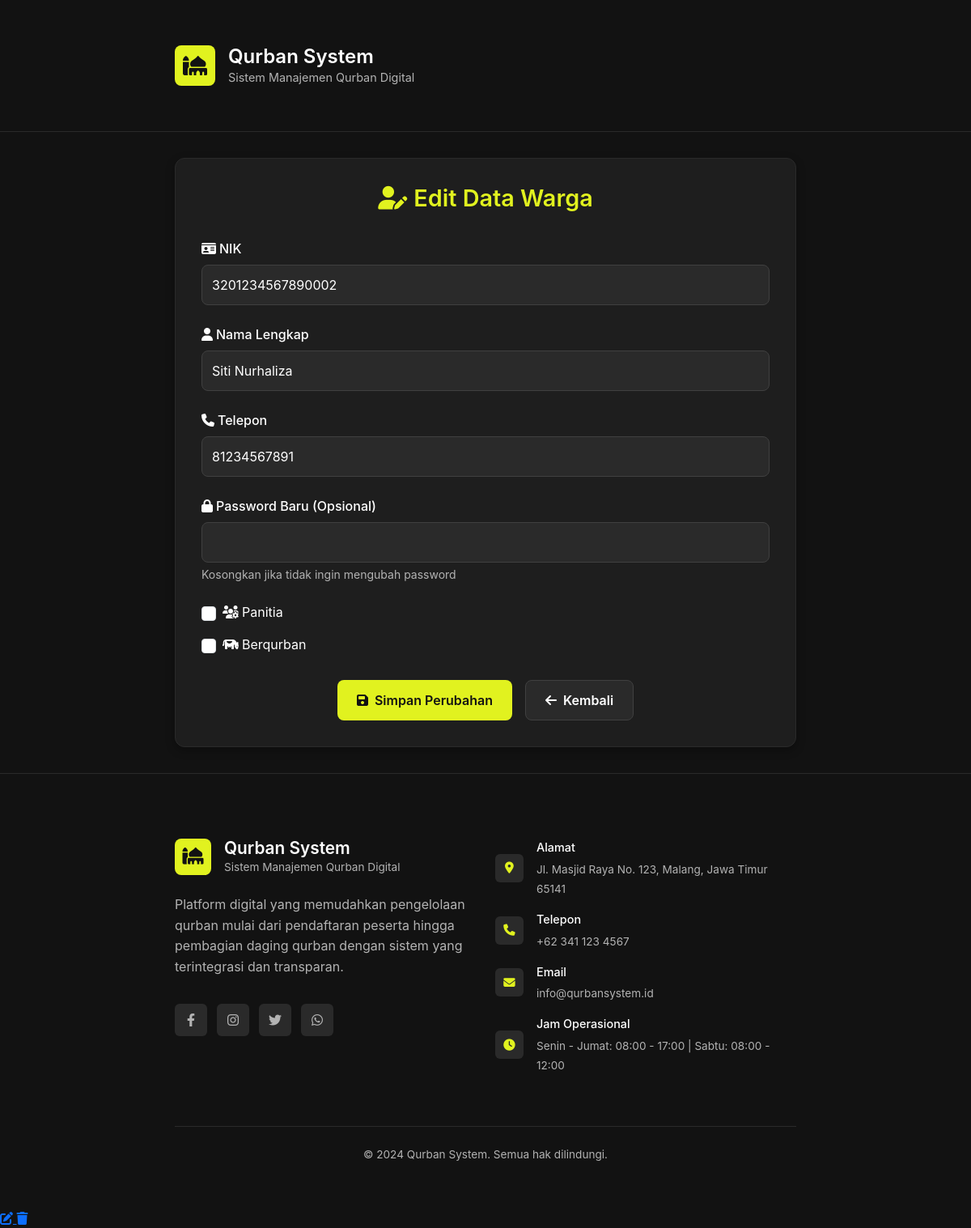
Screenshot of /data/edit_user.php?nik=3201234567890002 (signed in) with the database file from the repository.
### tables this page shows
CREATE TABLE `users` (
  `nik` varchar(16) NOT NULL,
  `nama` varchar(100) NOT NULL,
  `alamat` text,
  `telepon` varchar(20) DEFAULT NULL,
  `is_panitia` tinyint(1) DEFAULT '0',
  `is_berqurban` tinyint(1) DEFAULT '0',
  `role` enum('warga','admin') DEFAULT 'warga',
  `password` varchar(255) NOT NULL
);

### data/edit_user.php (the view, shortened to what this page needs)
<?php
require_once '../config/db.php';
$nik = $_GET['nik'] ?? '';
$user_data = null;
if (!empty($nik)) {
    $stmt = $conn->prepare("SELECT * FROM users WHERE nik = ?");
    $stmt->bind_param("s", $nik);
    $stmt->execute();
    $result = $stmt->get_result();
    if ($result->num_rows > 0) {
        $user_data = $result->fetch_assoc();
    } else {
        header("Location: users.php?error=user_not_found");
        exit;
    }
}
include '../template/header.php';
?>
<div class="container">
    <div class="form-container">
        <div class="form-header">
            <h4><i class="fas fa-user-edit me-2"></i>Edit Data Warga</h4>
        </div>
        <?php if ($user_data): ?>
            <form method="POST">
                <div class="form-group">
                    <label class="form-label" for="nik">
                        <i class="fas fa-id-card me-1"></i>NIK
                    </label>
                    <input type="text" class="form-control" id="nik" name="nik"
                        value="<?= htmlspecialchars($user_data['nik']) ?>"
                        required maxlength="16" pattern="[0-9]{16}">
                </div>
                <div class="form-group">
                    <label class="form-label" for="nama">
                        <i class="fas fa-user me-1"></i>Nama Lengkap
                    </label>
                    <input type="text" class="form-control" id="nama" name="nama"
                        value="<?= htmlspecialchars($user_data['nama']) ?>"
                        required maxlength="100">
                </div>
                <div class="form-group">
                    <label class="form-label" for="telepon">
                        <i class="fas fa-phone me-1"></i>Telepon
                    </label>
                    <input type="text" class="form-control" id="telepon" name="telepon"
                        value="<?= htmlspecialchars($user_data['telepon']) ?>"
                        required maxlength="15">
                </div>
                <div class="form-group">
                    <label class="form-label" for="password">
                        <i class="fas fa-lock me-1"></i>Password Baru (Opsional)
                    </label>
                    <input type="password" class="form-control" id="password" name="password"
                        minlength="6" maxlength="255">
                    <div class="password-note">
                        Kosongkan jika tidak ingin mengubah password
                    </div>
                </div>
                <div class="form-group">
                    <div class="form-check">
                        <input type="checkbox" class="form-check-input" id="is_panitia" name="is_panitia"
                            <?= $user_data['is_panitia'] ? 'checked' : '' ?>>
                        <label class="form-check-label" for="is_panitia">
                            <i class="fas fa-users-cog me-1"></i>Panitia
                        </label>
                    </div>
                    <div class="form-check">
                        <input type="checkbox" class="form-check-input" id="is_berqurban" name="is_berqurban"
                            <?= $user_data['is_berqurban'] ? 'checked' : '' ?>>
                        <label class="form-check-label" for="is_berqurban">
                            <i class="fas fa-cow me-1"></i>Berqurban
                        </label>
                    </div>
                </div>
                <div class="button-group">
                    <button type="submit" class="btn btn-primary">
                        <i class="fas fa-save"></i>
                        Simpan Perubahan
                    </button>
                    <a href="users.php" class="btn btn-secondary">
                        <i class="fas fa-arrow-left"></i>
                        Kembali
                    </a>
                </div>
            </form>
        <?php endif; ?>
    </div>
</div>
<?php include '../template/footer.php'; ?>
<td>
    <div class="action-buttons">
        <a href="edit_user.php?nik=<?= urlencode($row['nik']) ?>" class="btn-action btn-edit" title="Edit">
            <i class="fas fa-edit"></i>
        </a>
        <a href="#" class="btn-action btn-delete" title="Hapus" onclick="confirmDelete('<?= htmlspecialchars($row['nik'], ENT_QUOTES) ?>', '<?= htmlspecialchars($row['nama'], ENT_QUOTES) ?>')">
            <i class="fas fa-trash"></i>
        </a>
    </div>
</td>

### template/header.php (style rules this page uses)
:root { --primary-black: #121212; --accent-green: #e1f21f; --text-white: #ffffff; --text-light: #b3b3b3; --border-dark: #2a2a2a; --bg-light: #f8f9fa; }
* { margin: 0; padding: 0; box-sizing: border-box; }
body { font-family: 'Inter', sans-serif; background-color: var(--bg-light); min-height: 100vh; display: flex; flex-direction: column; }

### data/edit_user.php (style rules this page uses)
body { background: #121212; color: #ffffff; font-family: -apple-system, BlinkMacSystemFont, 'Segoe UI', Roboto, sans-serif; min-height: 100vh; }
.container { max-width: 800px; margin: 0 auto; padding: 2rem 1rem; }
.form-container { background: #1e1e1e; border-radius: 12px; padding: 2rem; border: 1px solid #2a2a2a; box-shadow: 0 4px 12px rgba(0, 0, 0, 0.3); }
.form-header { text-align: center; margin-bottom: 2rem; }
.form-header h4 { color: #e1f21f; font-size: 1.8rem; font-weight: 600; margin: 0; }
.form-group { margin-bottom: 1.5rem; }
.form-label { display: block; margin-bottom: 0.5rem; color: #ffffff; font-weight: 500; }
.form-control { width: 100%; padding: 0.75rem; background: #2a2a2a; border: 1px solid #404040; border-radius: 8px; color: #ffffff; font-size: 1rem; transition: all 0.3s ease; }
.form-check { display: flex; align-items: center; gap: 0.5rem; margin-bottom: 1rem; }
.form-check-input { width: 18px; height: 18px; accent-color: #e1f21f; }
.btn { padding: 0.75rem 1.5rem; border-radius: 8px; font-weight: 600; text-decoration: none; display: inline-flex; align-items: center; gap: 0.5rem; transition: all 0.3s ease; border: none; cursor: pointer; font-size: 1rem; }
.btn-primary { background: #e1f21f; color: #121212; }
.btn-secondary { background: #2a2a2a; color: #ffffff; border: 1px solid #404040; }
.button-group { display: flex; gap: 1rem; justify-content: center; margin-top: 2rem; }
.password-note { font-size: 0.875rem; color: #b3b3b3; margin-top: 0.25rem; }

### rows the page displays
users: nik "3201234567890002", nama "Siti Nurhaliza", telepon "81234567891"
